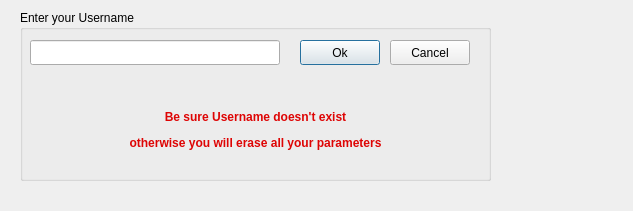
<?xml version="1.0" encoding="UTF-8"?>
<ui version="4.0">
 <class>Dialog</class>
 <widget class="QDialog" name="Dialog">
  <property name="geometry">
   <rect>
    <x>0</x>
    <y>0</y>
    <width>633</width>
    <height>211</height>
   </rect>
  </property>
  <property name="windowTitle">
   <string>Dialog</string>
  </property>
  <widget class="QGroupBox" name="groupBox">
   <property name="geometry">
    <rect>
     <x>20</x>
     <y>10</y>
     <width>471</width>
     <height>171</height>
    </rect>
   </property>
   <property name="title">
    <string>Enter your Username</string>
   </property>
   <widget class="QLineEdit" name="lineEditCreateUsername">
    <property name="geometry">
     <rect>
      <x>10</x>
      <y>30</y>
      <width>250</width>
      <height>25</height>
     </rect>
    </property>
    <property name="minimumSize">
     <size>
      <width>250</width>
      <height>25</height>
     </size>
    </property>
    <property name="maximumSize">
     <size>
      <width>250</width>
      <height>25</height>
     </size>
    </property>
   </widget>
   <widget class="QPushButton" name="pushButtonOkUsername">
    <property name="geometry">
     <rect>
      <x>280</x>
      <y>30</y>
      <width>80</width>
      <height>25</height>
     </rect>
    </property>
    <property name="minimumSize">
     <size>
      <width>80</width>
      <height>25</height>
     </size>
    </property>
    <property name="maximumSize">
     <size>
      <width>60</width>
      <height>25</height>
     </size>
    </property>
    <property name="text">
     <string>Ok</string>
    </property>
   </widget>
   <widget class="QLabel" name="label">
    <property name="geometry">
     <rect>
      <x>20</x>
      <y>80</y>
      <width>431</width>
      <height>81</height>
     </rect>
    </property>
    <property name="text">
     <string>&lt;html&gt;&lt;head/&gt;&lt;body&gt;&lt;p align=&quot;center&quot;&gt;&lt;span style=&quot; font-weight:600; color:#de0404;&quot;&gt;Be sure Username doesn't exist&lt;/span&gt;&lt;/p&gt;&lt;p align=&quot;center&quot;&gt;&lt;span style=&quot; font-weight:600; color:#de0404;&quot;&gt;otherwise you will erase all your parameters&lt;/span&gt;&lt;/p&gt;&lt;/body&gt;&lt;/html&gt;</string>
    </property>
   </widget>
   <widget class="QPushButton" name="pushButtonCancelUsername">
    <property name="geometry">
     <rect>
      <x>370</x>
      <y>30</y>
      <width>80</width>
      <height>25</height>
     </rect>
    </property>
    <property name="minimumSize">
     <size>
      <width>80</width>
      <height>25</height>
     </size>
    </property>
    <property name="maximumSize">
     <size>
      <width>80</width>
      <height>25</height>
     </size>
    </property>
    <property name="text">
     <string>Cancel</string>
    </property>
   </widget>
  </widget>
 </widget>
 <resources/>
 <connections/>
</ui>
